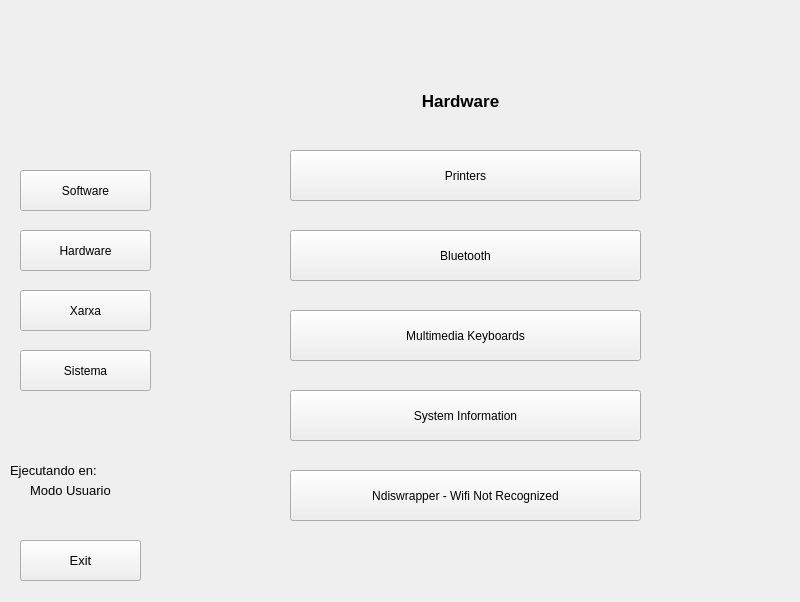
<ui version="4.0" >
 <class>FormCadi</class>
 <widget class="QWidget" name="FormCadi" >
  <property name="geometry" >
   <rect>
    <x>0</x>
    <y>0</y>
    <width>800</width>
    <height>602</height>
   </rect>
  </property>
  <property name="minimumSize" >
   <size>
    <width>800</width>
    <height>602</height>
   </size>
  </property>
  <property name="windowTitle" >
   <string>CADI</string>
  </property>
  <property name="windowIcon" >
   <iconset>
    <normaloff>../../../../../usr/share/kademar/utils/cadi/img/cadi.png</normaloff>../../../../../usr/share/kademar/utils/cadi/img/cadi.png</iconset>
  </property>
  <widget class="QLabel" name="l_fons" >
   <property name="geometry" >
    <rect>
     <x>0</x>
     <y>0</y>
     <width>800</width>
     <height>600</height>
    </rect>
   </property>
   <property name="text" >
    <string/>
   </property>
   <property name="pixmap" >
    <pixmap>../../../../../usr/share/kademar/utils/cadi/img/bg/cadi.png</pixmap>
   </property>
   <property name="scaledContents" >
    <bool>true</bool>
   </property>
  </widget>
  <widget class="QStackedWidget" name="pages" >
   <property name="geometry" >
    <rect>
     <x>240</x>
     <y>80</y>
     <width>491</width>
     <height>481</height>
    </rect>
   </property>
   <property name="currentIndex" >
    <number>2</number>
   </property>
   <widget class="QWidget" name="tab_principal" >
    <widget class="QFrame" name="frame" >
     <property name="geometry" >
      <rect>
       <x>30</x>
       <y>80</y>
       <width>441</width>
       <height>371</height>
      </rect>
     </property>
     <property name="frameShape" >
      <enum>QFrame::StyledPanel</enum>
     </property>
     <property name="frameShadow" >
      <enum>QFrame::Raised</enum>
     </property>
     <widget class="QLabel" name="l_ver" >
      <property name="geometry" >
       <rect>
        <x>150</x>
        <y>73</y>
        <width>271</width>
        <height>16</height>
       </rect>
      </property>
      <property name="text" >
       <string>versio</string>
      </property>
     </widget>
     <widget class="QLabel" name="l_tipu" >
      <property name="geometry" >
       <rect>
        <x>150</x>
        <y>53</y>
        <width>271</width>
        <height>16</height>
       </rect>
      </property>
      <property name="text" >
       <string>tipus</string>
      </property>
     </widget>
     <widget class="QLabel" name="l_kdm" >
      <property name="geometry" >
       <rect>
        <x>150</x>
        <y>33</y>
        <width>271</width>
        <height>16</height>
       </rect>
      </property>
      <property name="text" >
       <string>kdm</string>
      </property>
     </widget>
     <widget class="QLabel" name="l_ram" >
      <property name="geometry" >
       <rect>
        <x>70</x>
        <y>250</y>
        <width>361</width>
        <height>16</height>
       </rect>
      </property>
      <property name="text" >
       <string>RAM</string>
      </property>
     </widget>
     <widget class="QLabel" name="label_8" >
      <property name="geometry" >
       <rect>
        <x>20</x>
        <y>35</y>
        <width>109</width>
        <height>85</height>
       </rect>
      </property>
      <property name="text" >
       <string/>
      </property>
      <property name="pixmap" >
       <pixmap>../../../../../usr/share/kademar/utils/cadi/img/pc.png</pixmap>
      </property>
     </widget>
     <widget class="QLabel" name="l_kern" >
      <property name="geometry" >
       <rect>
        <x>150</x>
        <y>92</y>
        <width>281</width>
        <height>16</height>
       </rect>
      </property>
      <property name="text" >
       <string>kernel</string>
      </property>
      <property name="textFormat" >
       <enum>Qt::PlainText</enum>
      </property>
     </widget>
     <widget class="QLabel" name="label_9" >
      <property name="geometry" >
       <rect>
        <x>10</x>
        <y>240</y>
        <width>51</width>
        <height>48</height>
       </rect>
      </property>
      <property name="text" >
       <string/>
      </property>
      <property name="pixmap" >
       <pixmap>../../../../../usr/share/kademar/utils/cadi/img/mem.png</pixmap>
      </property>
     </widget>
     <widget class="QLabel" name="l_cpuinfo" >
      <property name="geometry" >
       <rect>
        <x>70</x>
        <y>184</y>
        <width>361</width>
        <height>31</height>
       </rect>
      </property>
      <property name="text" >
       <string>CPU info</string>
      </property>
     </widget>
     <widget class="QLabel" name="l_cpu" >
      <property name="geometry" >
       <rect>
        <x>70</x>
        <y>164</y>
        <width>361</width>
        <height>16</height>
       </rect>
      </property>
      <property name="text" >
       <string>CPU</string>
      </property>
     </widget>
     <widget class="QLabel" name="l_host" >
      <property name="geometry" >
       <rect>
        <x>150</x>
        <y>110</y>
        <width>281</width>
        <height>16</height>
       </rect>
      </property>
      <property name="text" >
       <string>hostname</string>
      </property>
     </widget>
     <widget class="QLabel" name="label_2" >
      <property name="geometry" >
       <rect>
        <x>0</x>
        <y>150</y>
        <width>61</width>
        <height>61</height>
       </rect>
      </property>
      <property name="text" >
       <string/>
      </property>
      <property name="pixmap" >
       <pixmap>../../../../../usr/share/kademar/utils/cadi/img/cpu.png</pixmap>
      </property>
     </widget>
     <widget class="QLabel" name="label_10" >
      <property name="geometry" >
       <rect>
        <x>130</x>
        <y>13</y>
        <width>71</width>
        <height>16</height>
       </rect>
      </property>
      <property name="font" >
       <font>
        <pointsize>12</pointsize>
        <weight>50</weight>
        <bold>false</bold>
       </font>
      </property>
      <property name="text" >
       <string>Sistema:</string>
      </property>
     </widget>
    </widget>
    <widget class="QLabel" name="label" >
     <property name="geometry" >
      <rect>
       <x>30</x>
       <y>20</y>
       <width>441</width>
       <height>31</height>
      </rect>
     </property>
     <property name="font" >
      <font>
       <family>DejaVu Sans</family>
       <pointsize>15</pointsize>
       <weight>75</weight>
       <bold>true</bold>
       <stylestrategy>PreferAntialias</stylestrategy>
      </font>
     </property>
     <property name="text" >
      <string>CADI: The Configuration Center</string>
     </property>
     <property name="alignment" >
      <set>Qt::AlignCenter</set>
     </property>
    </widget>
   </widget>
   <widget class="QWidget" name="tab_software" >
    <widget class="QPushButton" name="b_synaptic" >
     <property name="geometry" >
      <rect>
       <x>50</x>
       <y>70</y>
       <width>351</width>
       <height>51</height>
      </rect>
     </property>
     <property name="text" >
      <string>Synaptic - Install/Remove Programs</string>
     </property>
     <property name="icon" >
      <iconset>
       <normaloff>../../../../../usr/share/kademar/utils/cadi/img/synaptic.png</normaloff>../../../../../usr/share/kademar/utils/cadi/img/synaptic.png</iconset>
     </property>
     <property name="iconSize" >
      <size>
       <width>32</width>
       <height>32</height>
      </size>
     </property>
    </widget>
    <widget class="QPushButton" name="b_preferencies_sistema" >
     <property name="geometry" >
      <rect>
       <x>50</x>
       <y>150</y>
       <width>351</width>
       <height>51</height>
      </rect>
     </property>
     <property name="text" >
      <string>General System Preferences</string>
     </property>
     <property name="icon" >
      <iconset>
       <normaloff>../../../../../usr/share/kademar/utils/cadi/img/preferences_system_login.png</normaloff>../../../../../usr/share/kademar/utils/cadi/img/preferences_system_login.png</iconset>
     </property>
     <property name="iconSize" >
      <size>
       <width>32</width>
       <height>32</height>
      </size>
     </property>
    </widget>
    <widget class="QLabel" name="label_4" >
     <property name="geometry" >
      <rect>
       <x>50</x>
       <y>10</y>
       <width>341</width>
       <height>21</height>
      </rect>
     </property>
     <property name="font" >
      <font>
       <pointsize>13</pointsize>
       <weight>75</weight>
       <bold>true</bold>
      </font>
     </property>
     <property name="text" >
      <string>Software</string>
     </property>
     <property name="alignment" >
      <set>Qt::AlignCenter</set>
     </property>
    </widget>
   </widget>
   <widget class="QWidget" name="tab_hardware" >
    <widget class="QLabel" name="label_5" >
     <property name="geometry" >
      <rect>
       <x>50</x>
       <y>10</y>
       <width>341</width>
       <height>21</height>
      </rect>
     </property>
     <property name="font" >
      <font>
       <pointsize>13</pointsize>
       <weight>75</weight>
       <bold>true</bold>
      </font>
     </property>
     <property name="text" >
      <string>Hardware</string>
     </property>
     <property name="alignment" >
      <set>Qt::AlignCenter</set>
     </property>
    </widget>
    <widget class="QPushButton" name="b_bluetooth" >
     <property name="geometry" >
      <rect>
       <x>50</x>
       <y>150</y>
       <width>351</width>
       <height>51</height>
      </rect>
     </property>
     <property name="text" >
      <string>Bluetooth</string>
     </property>
     <property name="icon" >
      <iconset>
       <normaloff>../../../../../usr/share/kademar/utils/cadi/img/bluetooth.png</normaloff>../../../../../usr/share/kademar/utils/cadi/img/bluetooth.png</iconset>
     </property>
     <property name="iconSize" >
      <size>
       <width>32</width>
       <height>32</height>
      </size>
     </property>
    </widget>
    <widget class="QPushButton" name="b_impressores" >
     <property name="geometry" >
      <rect>
       <x>50</x>
       <y>70</y>
       <width>351</width>
       <height>51</height>
      </rect>
     </property>
     <property name="text" >
      <string>Printers</string>
     </property>
     <property name="icon" >
      <iconset>
       <normaloff>../../../../../usr/share/kademar/utils/cadi/img/printer1.png</normaloff>../../../../../usr/share/kademar/utils/cadi/img/printer1.png</iconset>
     </property>
     <property name="iconSize" >
      <size>
       <width>32</width>
       <height>32</height>
      </size>
     </property>
    </widget>
    <widget class="QPushButton" name="b_kinfocenter" >
     <property name="geometry" >
      <rect>
       <x>50</x>
       <y>310</y>
       <width>351</width>
       <height>51</height>
      </rect>
     </property>
     <property name="text" >
      <string>System Information</string>
     </property>
     <property name="icon" >
      <iconset>
       <normaloff>../../../../../usr/share/kademar/utils/cadi/img/system-information.png</normaloff>../../../../../usr/share/kademar/utils/cadi/img/system-information.png</iconset>
     </property>
     <property name="iconSize" >
      <size>
       <width>32</width>
       <height>32</height>
      </size>
     </property>
    </widget>
    <widget class="QPushButton" name="b_teclats_multimedia" >
     <property name="geometry" >
      <rect>
       <x>50</x>
       <y>230</y>
       <width>351</width>
       <height>51</height>
      </rect>
     </property>
     <property name="text" >
      <string>Multimedia Keyboards</string>
     </property>
     <property name="icon" >
      <iconset>
       <normaloff>../../../../../usr/share/kademar/utils/cadi/img/keyboard.png</normaloff>../../../../../usr/share/kademar/utils/cadi/img/keyboard.png</iconset>
     </property>
     <property name="iconSize" >
      <size>
       <width>32</width>
       <height>32</height>
      </size>
     </property>
    </widget>
    <widget class="QPushButton" name="b_ndiswrapper" >
     <property name="geometry" >
      <rect>
       <x>50</x>
       <y>390</y>
       <width>351</width>
       <height>51</height>
      </rect>
     </property>
     <property name="text" >
      <string>Ndiswrapper - Wifi Not Recognized</string>
     </property>
     <property name="icon" >
      <iconset>
       <normaloff>../../../../../usr/share/kademar/utils/cadi/img/network-wireless.png</normaloff>../../../../../usr/share/kademar/utils/cadi/img/network-wireless.png</iconset>
     </property>
     <property name="iconSize" >
      <size>
       <width>32</width>
       <height>32</height>
      </size>
     </property>
    </widget>
   </widget>
   <widget class="QWidget" name="tab_xarxa" >
    <widget class="QPushButton" name="b_internet" >
     <property name="geometry" >
      <rect>
       <x>50</x>
       <y>90</y>
       <width>351</width>
       <height>51</height>
      </rect>
     </property>
     <property name="text" >
      <string>Internet and Connectivity</string>
     </property>
     <property name="icon" >
      <iconset>
       <normaloff>../../../../../usr/share/kademar/utils/cadi/img/network.png</normaloff>../../../../../usr/share/kademar/utils/cadi/img/network.png</iconset>
     </property>
     <property name="iconSize" >
      <size>
       <width>32</width>
       <height>32</height>
      </size>
     </property>
    </widget>
    <widget class="QPushButton" name="b_modem" >
     <property name="geometry" >
      <rect>
       <x>50</x>
       <y>170</y>
       <width>351</width>
       <height>51</height>
      </rect>
     </property>
     <property name="text" >
      <string>Modem</string>
     </property>
     <property name="icon" >
      <iconset>
       <normaloff>../../../../../usr/share/kademar/utils/cadi/img/router.png</normaloff>../../../../../usr/share/kademar/utils/cadi/img/router.png</iconset>
     </property>
     <property name="iconSize" >
      <size>
       <width>32</width>
       <height>32</height>
      </size>
     </property>
    </widget>
    <widget class="QLabel" name="label_6" >
     <property name="geometry" >
      <rect>
       <x>50</x>
       <y>10</y>
       <width>351</width>
       <height>21</height>
      </rect>
     </property>
     <property name="font" >
      <font>
       <pointsize>13</pointsize>
       <weight>75</weight>
       <bold>true</bold>
      </font>
     </property>
     <property name="text" >
      <string>Network</string>
     </property>
     <property name="alignment" >
      <set>Qt::AlignCenter</set>
     </property>
    </widget>
    <widget class="QPushButton" name="b_pppoe" >
     <property name="geometry" >
      <rect>
       <x>50</x>
       <y>250</y>
       <width>351</width>
       <height>51</height>
      </rect>
     </property>
     <property name="text" >
      <string>ADSL/PPoE</string>
     </property>
     <property name="icon" >
      <iconset>
       <normaloff>../../../../../usr/share/kademar/utils/cadi/img/pppoe.png</normaloff>../../../../../usr/share/kademar/utils/cadi/img/pppoe.png</iconset>
     </property>
     <property name="iconSize" >
      <size>
       <width>32</width>
       <height>32</height>
      </size>
     </property>
    </widget>
    <widget class="QPushButton" name="b_gprs" >
     <property name="geometry" >
      <rect>
       <x>50</x>
       <y>330</y>
       <width>351</width>
       <height>51</height>
      </rect>
     </property>
     <property name="text" >
      <string>GPRS</string>
     </property>
     <property name="icon" >
      <iconset>
       <normaloff>../../../../../usr/share/kademar/utils/cadi/img/gprs.png</normaloff>../../../../../usr/share/kademar/utils/cadi/img/gprs.png</iconset>
     </property>
     <property name="iconSize" >
      <size>
       <width>32</width>
       <height>32</height>
      </size>
     </property>
    </widget>
   </widget>
   <widget class="QWidget" name="tab_sistema" >
    <widget class="QLabel" name="label_7" >
     <property name="geometry" >
      <rect>
       <x>50</x>
       <y>10</y>
       <width>351</width>
       <height>21</height>
      </rect>
     </property>
     <property name="font" >
      <font>
       <pointsize>13</pointsize>
       <weight>75</weight>
       <bold>true</bold>
      </font>
     </property>
     <property name="text" >
      <string>System</string>
     </property>
     <property name="alignment" >
      <set>Qt::AlignCenter</set>
     </property>
    </widget>
    <widget class="QPushButton" name="b_grub" >
     <property name="geometry" >
      <rect>
       <x>50</x>
       <y>250</y>
       <width>351</width>
       <height>51</height>
      </rect>
     </property>
     <property name="text" >
      <string>Restauració d'engegada - GRUB</string>
     </property>
     <property name="icon" >
      <iconset>
       <normaloff>../../../../../usr/share/kademar/utils/cadi/img/hdd.png</normaloff>../../../../../usr/share/kademar/utils/cadi/img/hdd.png</iconset>
     </property>
     <property name="iconSize" >
      <size>
       <width>32</width>
       <height>32</height>
      </size>
     </property>
    </widget>
    <widget class="QPushButton" name="b_services" >
     <property name="geometry" >
      <rect>
       <x>50</x>
       <y>170</y>
       <width>351</width>
       <height>51</height>
      </rect>
     </property>
     <property name="text" >
      <string>System Services</string>
     </property>
     <property name="icon" >
      <iconset>
       <normaloff>../../../../../usr/share/kademar/utils/cadi/img/services.png</normaloff>../../../../../usr/share/kademar/utils/cadi/img/services.png</iconset>
     </property>
     <property name="iconSize" >
      <size>
       <width>32</width>
       <height>32</height>
      </size>
     </property>
    </widget>
    <widget class="QPushButton" name="b_users" >
     <property name="geometry" >
      <rect>
       <x>50</x>
       <y>400</y>
       <width>351</width>
       <height>51</height>
      </rect>
     </property>
     <property name="text" >
      <string>Manage Users</string>
     </property>
     <property name="icon" >
      <iconset>
       <normaloff>../../../../../usr/share/kademar/utils/cadi/img/users.png</normaloff>../../../../../usr/share/kademar/utils/cadi/img/users.png</iconset>
     </property>
     <property name="iconSize" >
      <size>
       <width>32</width>
       <height>32</height>
      </size>
     </property>
    </widget>
    <widget class="QPushButton" name="b_language" >
     <property name="geometry" >
      <rect>
       <x>50</x>
       <y>330</y>
       <width>351</width>
       <height>51</height>
      </rect>
     </property>
     <property name="text" >
      <string>System Language Configuration</string>
     </property>
     <property name="icon" >
      <iconset>
       <normaloff>../../../../../usr/share/kademar/utils/cadi/img/locale.png</normaloff>../../../../../usr/share/kademar/utils/cadi/img/locale.png</iconset>
     </property>
     <property name="iconSize" >
      <size>
       <width>32</width>
       <height>32</height>
      </size>
     </property>
    </widget>
    <widget class="QPushButton" name="b_display_configuration" >
     <property name="geometry" >
      <rect>
       <x>50</x>
       <y>90</y>
       <width>351</width>
       <height>51</height>
      </rect>
     </property>
     <property name="text" >
      <string>Display Configuration</string>
     </property>
     <property name="icon" >
      <iconset>
       <normaloff>../../../../../usr/share/kademar/utils/cadi/img/display.png</normaloff>../../../../../usr/share/kademar/utils/cadi/img/display.png</iconset>
     </property>
     <property name="iconSize" >
      <size>
       <width>32</width>
       <height>32</height>
      </size>
     </property>
    </widget>
   </widget>
  </widget>
  <widget class="QLabel" name="l_kademar" >
   <property name="geometry" >
    <rect>
     <x>20</x>
     <y>10</y>
     <width>90</width>
     <height>90</height>
    </rect>
   </property>
   <property name="text" >
    <string/>
   </property>
   <property name="pixmap" >
    <pixmap>../../../../../usr/share/kademar/utils/cadi/img/kademar.png</pixmap>
   </property>
   <property name="scaledContents" >
    <bool>true</bool>
   </property>
  </widget>
  <widget class="QPushButton" name="b_software" >
   <property name="geometry" >
    <rect>
     <x>20</x>
     <y>170</y>
     <width>131</width>
     <height>41</height>
    </rect>
   </property>
   <property name="text" >
    <string>Software</string>
   </property>
   <property name="icon" >
    <iconset>
     <normaloff>../../../../../usr/share/kademar/utils/cadi/img/software.png</normaloff>../../../../../usr/share/kademar/utils/cadi/img/software.png</iconset>
   </property>
   <property name="iconSize" >
    <size>
     <width>32</width>
     <height>32</height>
    </size>
   </property>
  </widget>
  <widget class="QPushButton" name="b_hardware" >
   <property name="geometry" >
    <rect>
     <x>20</x>
     <y>230</y>
     <width>131</width>
     <height>41</height>
    </rect>
   </property>
   <property name="text" >
    <string>Hardware</string>
   </property>
   <property name="icon" >
    <iconset>
     <normaloff>../../../../../usr/share/kademar/utils/cadi/img/hardware.png</normaloff>../../../../../usr/share/kademar/utils/cadi/img/hardware.png</iconset>
   </property>
   <property name="iconSize" >
    <size>
     <width>32</width>
     <height>32</height>
    </size>
   </property>
  </widget>
  <widget class="QPushButton" name="b_xarxa" >
   <property name="geometry" >
    <rect>
     <x>20</x>
     <y>290</y>
     <width>131</width>
     <height>41</height>
    </rect>
   </property>
   <property name="text" >
    <string>Xarxa</string>
   </property>
   <property name="icon" >
    <iconset>
     <normaloff>../../../../../usr/share/kademar/utils/cadi/img/xarxa.png</normaloff>../../../../../usr/share/kademar/utils/cadi/img/xarxa.png</iconset>
   </property>
   <property name="iconSize" >
    <size>
     <width>32</width>
     <height>32</height>
    </size>
   </property>
  </widget>
  <widget class="QPushButton" name="b_sistema" >
   <property name="geometry" >
    <rect>
     <x>20</x>
     <y>350</y>
     <width>131</width>
     <height>41</height>
    </rect>
   </property>
   <property name="text" >
    <string>Sistema</string>
   </property>
   <property name="icon" >
    <iconset>
     <normaloff>../../../../../usr/share/kademar/utils/cadi/img/sistema.png</normaloff>../../../../../usr/share/kademar/utils/cadi/img/sistema.png</iconset>
   </property>
   <property name="iconSize" >
    <size>
     <width>32</width>
     <height>32</height>
    </size>
   </property>
  </widget>
  <widget class="QPushButton" name="b_root" >
   <property name="geometry" >
    <rect>
     <x>20</x>
     <y>540</y>
     <width>121</width>
     <height>41</height>
    </rect>
   </property>
   <property name="font" >
    <font>
     <pointsize>10</pointsize>
    </font>
   </property>
   <property name="text" >
    <string>Administrador</string>
   </property>
   <property name="icon" >
    <iconset>
     <normaloff>../../../../../usr/share/kademar/utils/cadi/img/root.png</normaloff>../../../../../usr/share/kademar/utils/cadi/img/root.png</iconset>
   </property>
   <property name="iconSize" >
    <size>
     <width>28</width>
     <height>28</height>
    </size>
   </property>
  </widget>
  <widget class="QLabel" name="label_3" >
   <property name="geometry" >
    <rect>
     <x>10</x>
     <y>460</y>
     <width>101</width>
     <height>20</height>
    </rect>
   </property>
   <property name="font" >
    <font>
     <pointsize>10</pointsize>
    </font>
   </property>
   <property name="text" >
    <string>Ejecutando en:</string>
   </property>
  </widget>
  <widget class="QLabel" name="label_11" >
   <property name="geometry" >
    <rect>
     <x>30</x>
     <y>480</y>
     <width>91</width>
     <height>20</height>
    </rect>
   </property>
   <property name="font" >
    <font>
     <pointsize>10</pointsize>
    </font>
   </property>
   <property name="text" >
    <string>Modo Usuario</string>
   </property>
  </widget>
  <widget class="QPushButton" name="b_sortir" >
   <property name="geometry" >
    <rect>
     <x>20</x>
     <y>540</y>
     <width>121</width>
     <height>41</height>
    </rect>
   </property>
   <property name="font" >
    <font>
     <pointsize>10</pointsize>
    </font>
   </property>
   <property name="text" >
    <string>Exit</string>
   </property>
   <property name="icon" >
    <iconset>
     <normaloff>../../../../../usr/share/kademar/utils/cadi/img/exit.png</normaloff>../../../../../usr/share/kademar/utils/cadi/img/exit.png</iconset>
   </property>
   <property name="iconSize" >
    <size>
     <width>28</width>
     <height>28</height>
    </size>
   </property>
  </widget>
 </widget>
 <resources/>
 <connections/>
</ui>
